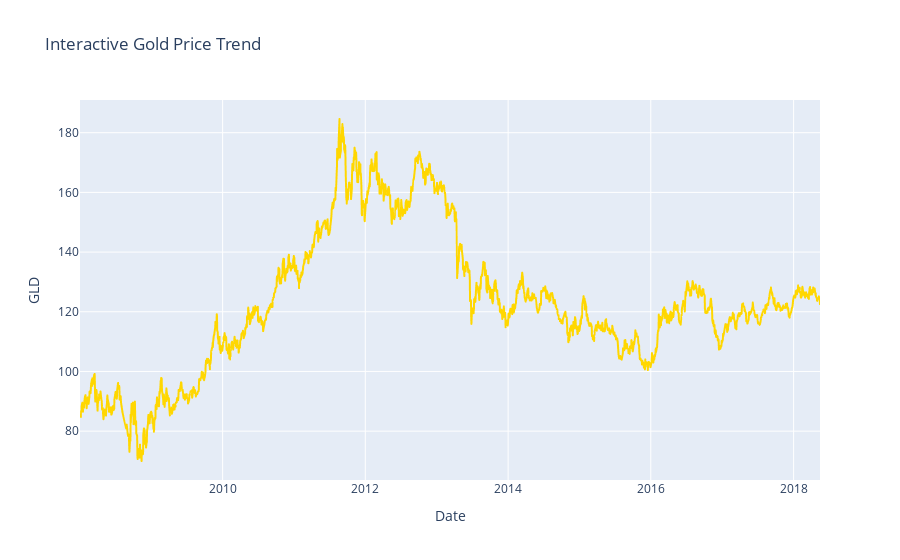

The code cell stored with this chart in its notebook:
### Markdown cell above
#### Interactive Gold Price Trend

### Code cell
import plotly.express as px

fig = px.line(df, x='Date', y='GLD', title='Interactive Gold Price Trend')
fig.update_traces(line_color='gold')
fig.show()

### Figure 1 — Plotly figure (JSON) as saved in the notebook; plotly's stock layout.template omitted (floating-point values rounded to 4 significant figures; data arrays with more than 128 entries replaced by an {"elided": "..."} marker saying what was removed)
{"data": [{"hovertemplate": "Date=%{x}<br>GLD=%{y}<extra></extra>", "legendgroup": "", "line": {"color": "gold", "dash": "solid"}, "marker": {"symbol": "circle"}, "mode": "lines", "name": "", "showlegend": false, "type": "scattergl", "x": {"elided": "2290 str values"}, "xaxis": "x", "y": {"elided": "2290 float values"}, "yaxis": "y"}], "layout": {"legend": {"tracegroupgap": 0}, "title": {"text": "Interactive Gold Price Trend"}, "xaxis": {"anchor": "y", "domain": [0, 1], "title": {"text": "Date"}}, "yaxis": {"anchor": "x", "domain": [0, 1], "title": {"text": "GLD"}}}}
